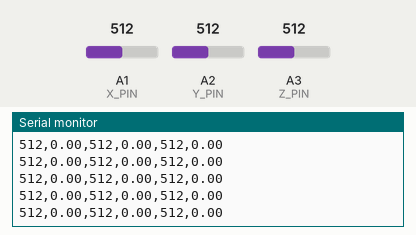
A sketch run on a simulated Arduino Uno, built with avr-gcc and run on an emulated ATmega328P. Parts: the last lines printed to the serial monitor. The inputs (shaded band) are chosen by the test bench; at power-on: A1 (X_PIN) = 512, A2 (Y_PIN) = 512, A3 (Z_PIN) = 512.

Above: at 1.2 s.
1.3 s: A1 (X_PIN) set to 716
At 1.33 s:
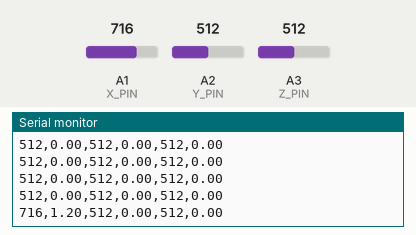
2.8 s: A2 (Y_PIN) set to 716
At 2.86 s:
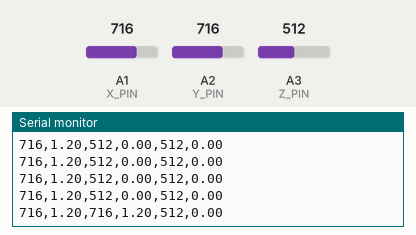
4.3 s: A3 (Z_PIN) set to 716
At 4.39 s:
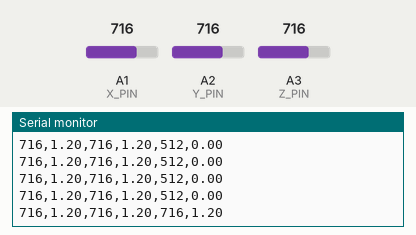
5.8 s: A1 (X_PIN) set to 900
At 5.82 s:
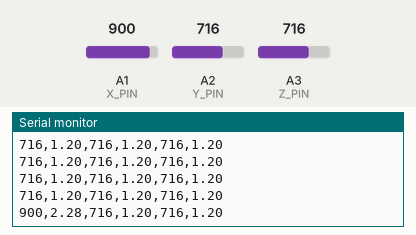
7.3 s: A2 (Y_PIN) set to 900
At 7.35 s:
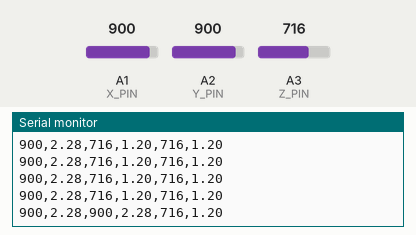
8.8 s: A3 (Z_PIN) set to 900
At 8.88 s:
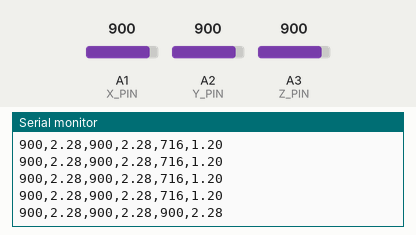
Timing chart, 0 to 11.3 s (numbered marks = the images above; inputs shaded):
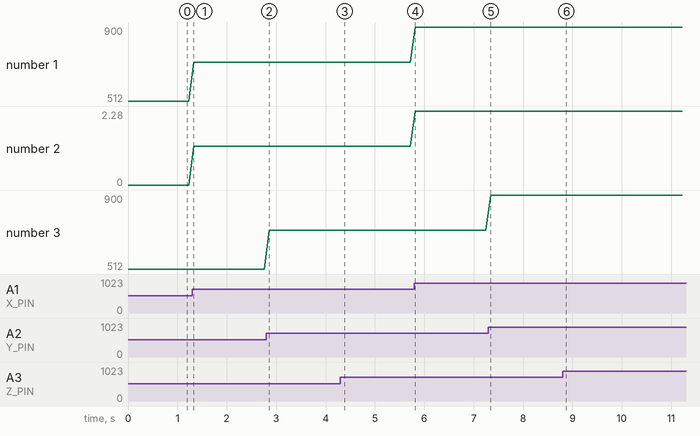

The sketch:

ADXL355test.ino
```cpp
#define X_PIN A1
#define Y_PIN A2
#define Z_PIN A3

void setup(){
  Serial.begin(19200);
  //當不下任何的analogRefernce() 指令時 AREF 類比輸入參考電壓值會用預設電壓值為基準 目前看起來是 5V
 analogReference(EXTERNAL);   //使用AREF腳位輸入之電壓為基本值 晶片內阻值32K 歐姆
  //analogReference(DEFAULT); // 依據接的腳位 提供5V 或是 3.3V on arduino boards
}

// 將類比輸入的值轉成g  AREF 值為3.3V 時公式如下
// -3g是0V、0g是1.65V、3g是3.3V。v會是介於0~1023的值（對應代表0V~3.3V）。 V * 6 / 1023後轉成0~6g，-3後得到-3g~3g的值。
//當AREF 值為5V 時 公式要變更為  V*9.08/1023    ,輸出電壓 值最高為3.3V 其V值 是675.839  所以要改成9.8 去乘後會轉成0~6g
float toG(float v){
  return v * 6 / 1023 - 3;
 //	return v *9.08/1023-3;
}

void loop(){
  int x  = analogRead(X_PIN);
  int y  = analogRead(Y_PIN);
  int z  = analogRead(Z_PIN);

 // Serial.print("X: "); 為了配合 GUI 的程式 逗號要當分格數
  Serial.print(x);
  Serial.print(",");
  Serial.print(toG(x));
  Serial.print(",");
  Serial.print(y);
  Serial.print(",");
  Serial.print(toG(y));
  Serial.print(",");
  Serial.print(z);
  Serial.print(",");
  Serial.print(toG(z));
  Serial.println();
 // Serial.println("g");
  delay(100);
}
```

Measured:
- after the input at 1.3 s, the serial monitor: prints a new line at once (image 1)
- after the input at 2.8 s, the serial monitor: prints a new line after 0.06 s (image 2)
- after the input at 4.3 s, the serial monitor: prints a new line after 0.09 s (image 3)
- after the input at 5.8 s, the serial monitor: prints a new line at once (image 4)
- after the input at 7.3 s, the serial monitor: prints a new line after 0.05 s (image 5)
- after the input at 8.8 s, the serial monitor: prints a new line after 0.08 s (image 6)
- plotted number 1: 512 → 716 after the input at 1.3 s, 716 → 900 after the input at 5.8 s
- plotted number 2: 0 → 1.2 after the input at 1.3 s, 1.2 → 2.28 after the input at 5.8 s
